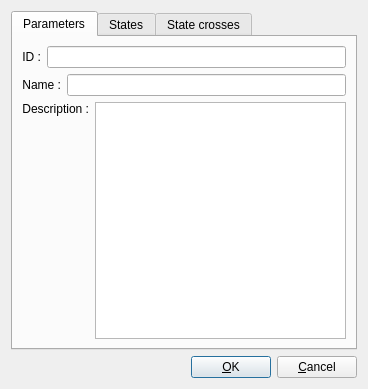
<?xml version="1.0" encoding="UTF-8"?>
<ui version="4.0">
 <class>kks_life_cycle_form</class>
 <widget class="QDialog" name="kks_life_cycle_form">
  <property name="geometry">
   <rect>
    <x>0</x>
    <y>0</y>
    <width>368</width>
    <height>389</height>
   </rect>
  </property>
  <property name="windowTitle">
   <string>Life Cycle</string>
  </property>
  <layout class="QGridLayout" name="gridLayout_5">
   <item row="0" column="0">
    <widget class="QTabWidget" name="lCTabW">
     <property name="currentIndex">
      <number>0</number>
     </property>
     <widget class="QWidget" name="tab_life_cycle">
      <attribute name="title">
       <string>Parameters</string>
      </attribute>
      <layout class="QGridLayout" name="gridLayout_2">
       <item row="0" column="0">
        <layout class="QHBoxLayout" name="hIdLay">
         <item>
          <widget class="QLabel" name="lId">
           <property name="text">
            <string>&lt;html&gt;&lt;head/&gt;&lt;body&gt;&lt;p&gt;ID :&lt;/p&gt;&lt;/body&gt;&lt;/html&gt;</string>
           </property>
           <property name="alignment">
            <set>Qt::AlignRight|Qt::AlignTrailing|Qt::AlignVCenter</set>
           </property>
          </widget>
         </item>
         <item>
          <widget class="QLineEdit" name="lEId">
           <property name="readOnly">
            <bool>true</bool>
           </property>
          </widget>
         </item>
        </layout>
       </item>
       <item row="1" column="0">
        <layout class="QHBoxLayout" name="hNameLay">
         <item>
          <widget class="QLabel" name="lName">
           <property name="text">
            <string>&lt;html&gt;&lt;head/&gt;&lt;body&gt;&lt;p&gt;Name :&lt;/p&gt;&lt;/body&gt;&lt;/html&gt;</string>
           </property>
           <property name="alignment">
            <set>Qt::AlignRight|Qt::AlignTrailing|Qt::AlignVCenter</set>
           </property>
          </widget>
         </item>
         <item>
          <widget class="QLineEdit" name="lEName"/>
         </item>
        </layout>
       </item>
       <item row="2" column="0">
        <layout class="QHBoxLayout" name="hDescLay">
         <item>
          <widget class="QLabel" name="lDescription">
           <property name="text">
            <string>&lt;html&gt;&lt;head/&gt;&lt;body&gt;&lt;p&gt;Description :&lt;/p&gt;&lt;/body&gt;&lt;/html&gt;</string>
           </property>
           <property name="alignment">
            <set>Qt::AlignRight|Qt::AlignTop|Qt::AlignTrailing</set>
           </property>
          </widget>
         </item>
         <item>
          <widget class="QTextEdit" name="tEDescription"/>
         </item>
        </layout>
       </item>
      </layout>
     </widget>
     <widget class="QWidget" name="tab_life_cycle_states">
      <attribute name="title">
       <string>States</string>
      </attribute>
      <layout class="QGridLayout" name="gridLayout_3">
       <item row="0" column="0">
        <widget class="QGroupBox" name="gbState">
         <property name="title">
          <string>States</string>
         </property>
         <layout class="QGridLayout" name="gStateLay">
          <item row="0" column="0">
           <layout class="QHBoxLayout" name="hStartStateLay">
            <item>
             <widget class="QLabel" name="lStartState">
              <property name="text">
               <string>&lt;html&gt;&lt;head/&gt;&lt;body&gt;&lt;p&gt;Start state :&lt;/p&gt;&lt;/body&gt;&lt;/html&gt;</string>
              </property>
              <property name="alignment">
               <set>Qt::AlignRight|Qt::AlignTrailing|Qt::AlignVCenter</set>
              </property>
             </widget>
            </item>
            <item>
             <widget class="QLineEdit" name="lEStartState">
              <property name="readOnly">
               <bool>true</bool>
              </property>
             </widget>
            </item>
            <item>
             <widget class="QToolButton" name="tbStartState">
              <property name="toolTip">
               <string>Set start state</string>
              </property>
              <property name="text">
               <string>...</string>
              </property>
             </widget>
            </item>
            <item>
             <widget class="QToolButton" name="tbClearStartState">
              <property name="toolTip">
               <string>Clear start state</string>
              </property>
              <property name="text">
               <string>...</string>
              </property>
             </widget>
            </item>
           </layout>
          </item>
          <item row="1" column="0">
           <layout class="QHBoxLayout" name="hStateAttrLay">
            <item>
             <widget class="QLabel" name="lAutoStateAttr">
              <property name="text">
               <string>&lt;html&gt;&lt;head/&gt;&lt;body&gt;&lt;p&gt;Auto state attribute :&lt;/p&gt;&lt;/body&gt;&lt;/html&gt;</string>
              </property>
              <property name="alignment">
               <set>Qt::AlignRight|Qt::AlignTrailing|Qt::AlignVCenter</set>
              </property>
             </widget>
            </item>
            <item>
             <widget class="QLineEdit" name="lEAutoStateAttribute">
              <property name="readOnly">
               <bool>true</bool>
              </property>
             </widget>
            </item>
            <item>
             <widget class="QToolButton" name="tbAutoStateAttribute">
              <property name="toolTip">
               <string>Set auto state after changes of attributes</string>
              </property>
              <property name="text">
               <string>...</string>
              </property>
             </widget>
            </item>
            <item>
             <widget class="QToolButton" name="tbClearAutoStateAttribute">
              <property name="toolTip">
               <string>Remove auto state after changes of attributes</string>
              </property>
              <property name="text">
               <string>...</string>
              </property>
             </widget>
            </item>
           </layout>
          </item>
          <item row="2" column="0">
           <layout class="QHBoxLayout" name="hStateIndlLay">
            <item>
             <widget class="QLabel" name="lAutoStateInd">
              <property name="text">
               <string>&lt;html&gt;&lt;head/&gt;&lt;body&gt;&lt;p&gt;Auto state indicator :&lt;/p&gt;&lt;/body&gt;&lt;/html&gt;</string>
              </property>
              <property name="alignment">
               <set>Qt::AlignRight|Qt::AlignTrailing|Qt::AlignVCenter</set>
              </property>
             </widget>
            </item>
            <item>
             <widget class="QLineEdit" name="lEAutoStateIndicator">
              <property name="readOnly">
               <bool>true</bool>
              </property>
             </widget>
            </item>
            <item>
             <widget class="QToolButton" name="tbStateInd">
              <property name="toolTip">
               <string>Set auto state after changes of indices</string>
              </property>
              <property name="text">
               <string>...</string>
              </property>
             </widget>
            </item>
            <item>
             <widget class="QToolButton" name="tbClearStateInd">
              <property name="toolTip">
               <string>Remove auto state after changes of indices</string>
              </property>
              <property name="text">
               <string>...</string>
              </property>
             </widget>
            </item>
           </layout>
          </item>
         </layout>
        </widget>
       </item>
       <item row="1" column="0">
        <layout class="QGridLayout" name="gridStateLay">
         <item row="1" column="1">
          <widget class="QToolButton" name="tbDelState">
           <property name="toolTip">
            <string>Delete state from life cycle</string>
           </property>
           <property name="text">
            <string>...</string>
           </property>
          </widget>
         </item>
         <item row="2" column="1">
          <spacer name="vStateButtonsSpacer">
           <property name="orientation">
            <enum>Qt::Vertical</enum>
           </property>
           <property name="sizeHint" stdset="0">
            <size>
             <width>20</width>
             <height>40</height>
            </size>
           </property>
          </spacer>
         </item>
         <item row="0" column="0" rowspan="3">
          <widget class="QTreeView" name="tvStates"/>
         </item>
         <item row="0" column="1">
          <widget class="QToolButton" name="tbAddState">
           <property name="toolTip">
            <string>Add state to life cycle</string>
           </property>
           <property name="text">
            <string>...</string>
           </property>
          </widget>
         </item>
        </layout>
       </item>
      </layout>
     </widget>
     <widget class="QWidget" name="tab_states_crosses">
      <attribute name="title">
       <string>State crosses</string>
      </attribute>
     </widget>
    </widget>
   </item>
   <item row="1" column="0">
    <layout class="QHBoxLayout" name="hButtonslLayout">
     <item>
      <spacer name="hButtonlSpacer">
       <property name="orientation">
        <enum>Qt::Horizontal</enum>
       </property>
       <property name="sizeHint" stdset="0">
        <size>
         <width>40</width>
         <height>20</height>
        </size>
       </property>
      </spacer>
     </item>
     <item>
      <widget class="QPushButton" name="pbOk">
       <property name="text">
        <string>&amp;OK</string>
       </property>
      </widget>
     </item>
     <item>
      <widget class="QPushButton" name="pbCancel">
       <property name="text">
        <string>&amp;Cancel</string>
       </property>
      </widget>
     </item>
    </layout>
   </item>
  </layout>
 </widget>
 <resources/>
 <connections/>
</ui>
